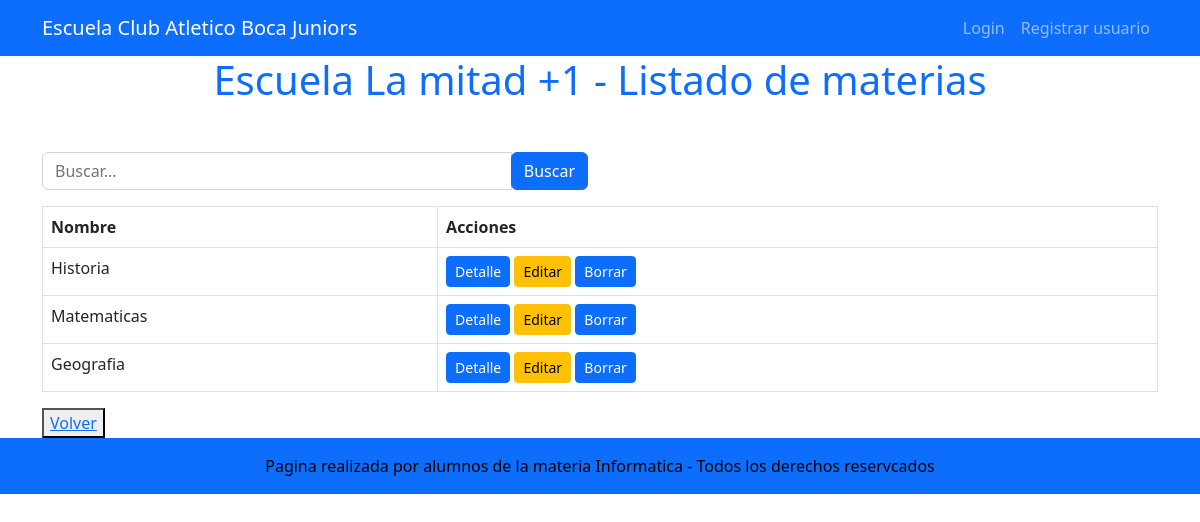
/materia/listado_materias, run on an earlier commit of the app's database.
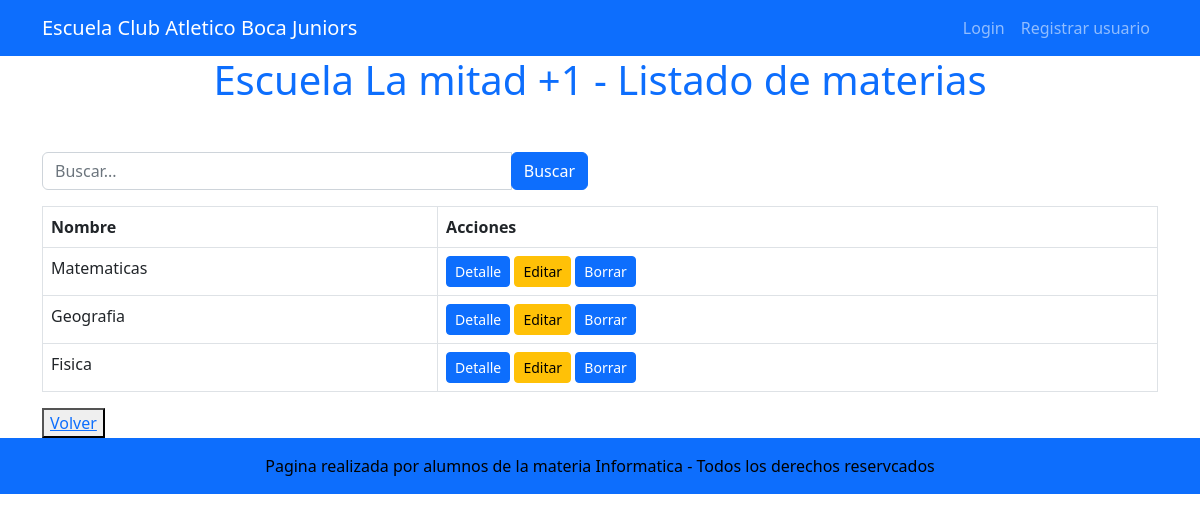
And on a later commit of the database.
### materia/models.py (models this page shows, shortened)
class Materia(models.Model):
    nombre = models.CharField(max_length=150, unique=True)
    año_materia= models.IntegerField(null=True, unique=True)
    docente = models.CharField(max_length=150, null=True,  unique=True)

### materia/views.py (the view)
# urls.py: path("listado_materias", listado_materias, name="listado_materias"),
def listado_materias(request):
    busqueda = request.GET.get("busqueda", None)
    if busqueda:
        print(busqueda)
        consulta = Materia.objects.filter(nombre__icontains=busqueda)
    else:
        consulta = Materia.objects.all()
    contexto = {"materias": consulta}
    return render(request, "materia/listado_materias.html", contexto)

### materia/templates/materia/listado_materias.html (shortened to what this page needs)
{% extends 'core/base.html' %}
{% block titulo_aplicacion %}
    Escuela La mitad +1 - Listado de materias
{% endblock titulo_aplicacion %}
{% block contenido %}
<div class="container mt-5">
    <div class="row mb-3">
        <div class="col-lg-6">
            <form action="{% url 'materia:listado_materias' %}"
                  method="get"
                  class="input-group">
                <input type="text"
                       name="busqueda"
                       class="form-control"
                       placeholder="Buscar...">
                <div class="input-group-append">
                    <button class="btn btn-primary" type="submit">Buscar</button>
                </div>
            </form>
        </div>
    </div>
    <div class="table-responsive">
        <table class="table table-bordered">
            <thead>
                <tr>
                    <th>Nombre</th>
                    <th>Acciones</th>
                </tr>
            </thead>
            <tbody>
                {% for materia in materias%}
                    <tr>
                        <td>{{ materia.nombre }} </td>
                        <td>
                            <a href="{% url 'materia:detalle_materia' materia.id%}"
                               class="btn btn-primary btn-sm">Detalle</a>
                            <a href="{% url 'materia:actualizar_materia' materia.id %}"
                               class="btn btn-warning btn-sm">Editar</a>
                            <a href="{% url 'materia:borrar_materia' materia.id %}"
                               class="btn btn-primary btn-sm">Borrar</a>
                        </td>
                    </tr>
                {% endfor %}
            </tbody>
        </table>
        <button class=""><a href="{% url 'materia:index' %}">Volver</a></button>
    </div>
</div>
{% endblock contenido %}

### core/templates/core/base.html (shortened to what this page needs)
{% load static %}
<!DOCTYPE html>
<html lang="es">
    <head>
        <link href="{% static 'core/css/styles.css' %}" rel="stylesheet" />
    </head>
    <body>
        {% include 'core/componentes/navbar.html' %}
            <h1 class="text-primary text-center">
                {% block titulo_aplicacion %}
                {% endblock titulo_aplicacion %}
            </h1>
        {% block contenido %}
        {% endblock contenido %}
        {% include 'core/componentes/footer.html' %}
    </body>
</html>

### core/templates/core/componentes/navbar.html (shortened to what this page needs)
<nav class="navbar navbar-expand-lg navbar-dark bg-primary">
    <div class="container">
        <a class="navbar-brand" href="#!">Escuela Club Atletico Boca Juniors</a>
        <div class="collapse navbar-collapse" id="navbarSupportedContent">
            <ul class="navbar-nav ms-auto mb-2 mb-lg-0">
                {% if user.is_authenticated %}
                    <li class="nav-item"><a class="nav-link" href="{% url 'alumno:index' %}">Alumnos</a></li>
                    <li class="nav-item"><a class="nav-link" href="{% url 'docente:index' %}">Docentes</a></li>
                    <li class="nav-item"><a class="nav-link" href="{% url 'materia:index' %}">Materia</a></li>
                    <li class="nav-item"><a class="nav-link" href="#">Nosotros</a></li>
                    <li class="nav-item"><a class="nav-link text-bg-primary" href="#">{{user.username}}</a></li>
                    <li class="nav-item">
                    <form action="{% url 'core:logout' %}" method="post">
                        {% csrf_token %}
                        <button type="submit" class="btn btn-primary">Logout</button>
                    </form>
                    </li>
                {% else %}
                    <li class="nav-item"><a class="nav-link" href="{% url 'core:login' %}">Login</a></li>
                    <li class="nav-item"><a class="nav-link" href="{% url 'core:registro' %}">Registrar usuario</a></li>
                {% endif %}
            </ul>
        </div>
    </div>
</nav>

### core/templates/core/componentes/footer.html
<footer class="py-3 px-1 bg-primary fixed-botom">
    <div class="container"><p class="m-0 text-center text-black">
        Pagina realizada por alumnos de la materia Informatica - Todos los derechos reservcados</p>
    </div>
</footer>

What changed in the data, as far as the page shows it:
removed Materia: nombre "Historia"
added Materia: nombre "Fisica"
